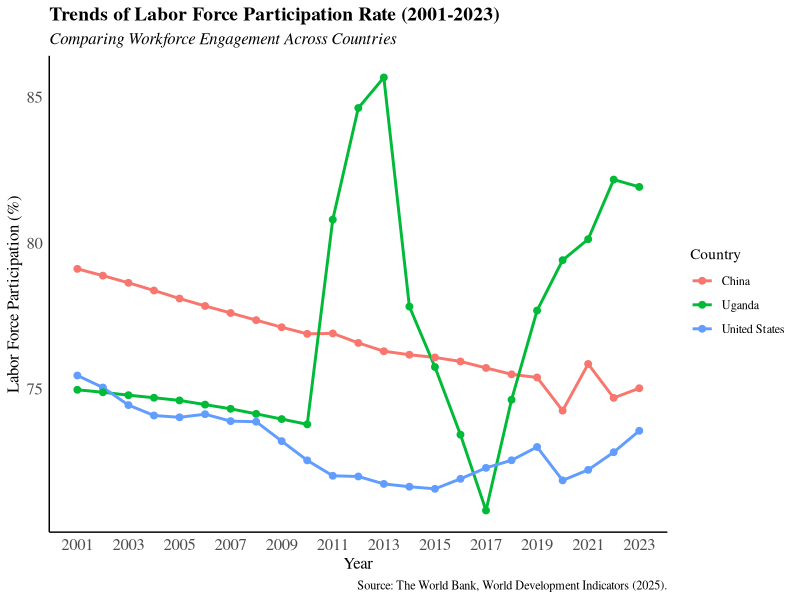
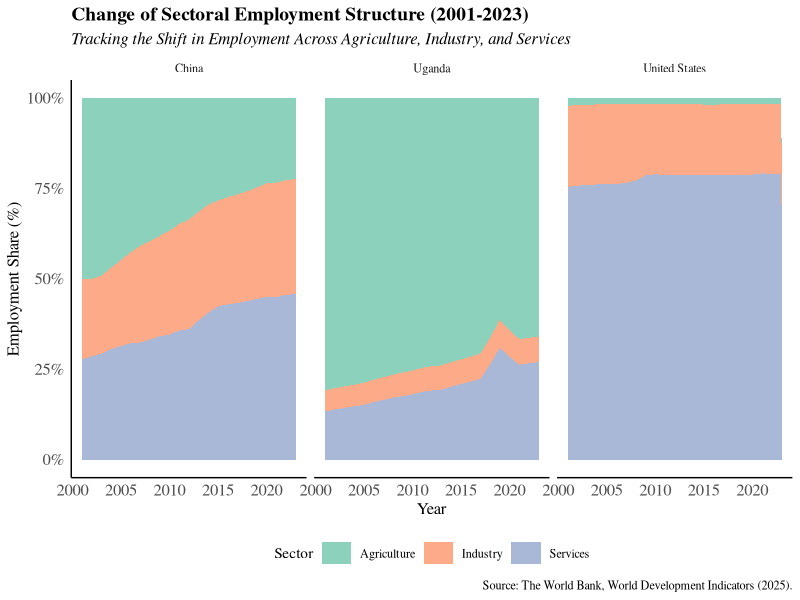
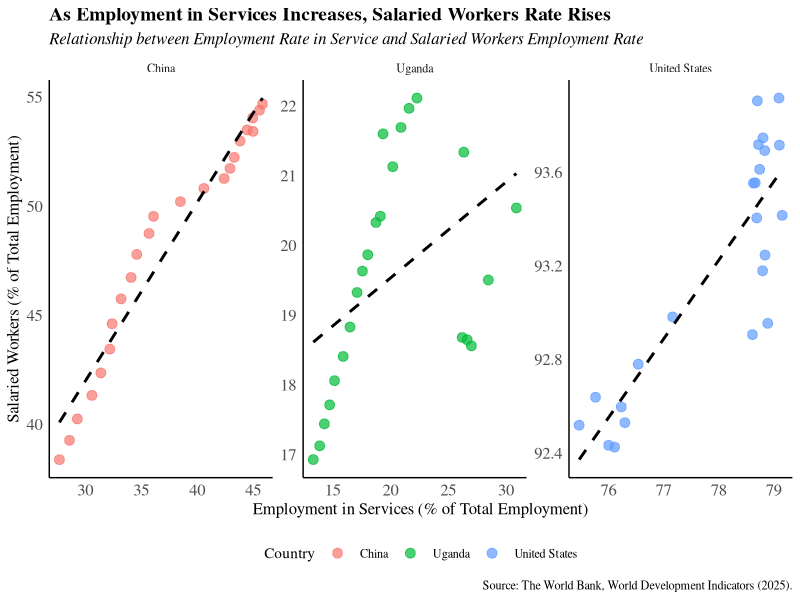
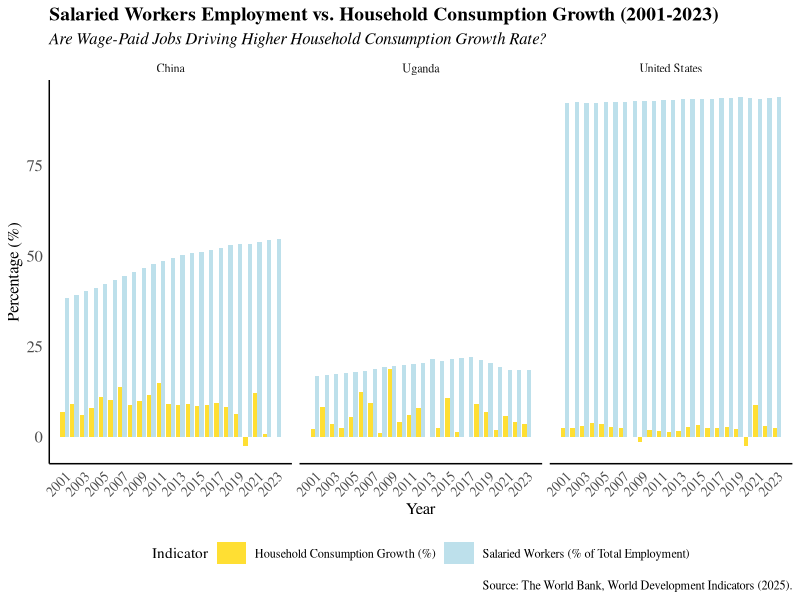

The R script that drew these images, in order:
## ---- chunk 1
# install.packages(c("readxl", "writexl")

library(readxl)
library(writexl)
library(tidyverse)

## ---- chunk 2
data_available_clean <- read_excel("data/available_data.xlsx")

## ---- chunk 3
ggplot(data_available_clean, aes(x = year, group = country_name, color = country_name, linetype = "solid")) +
  geom_line(aes(y = lfpr_total_15_64_milo), size = 1) +
  geom_point(aes(y = lfpr_total_15_64_milo), size = 2) +
  scale_x_continuous(breaks = seq(min(data_available_clean$year), max(data_available_clean$year), by = 2)) +
  labs(
    title = "Trends of Labor Force Participation Rate (2001-2023)",
    subtitle = "Comparing Workforce Engagement Across Countries",
    x = "Year", 
    y = "Labor Force Participation (%)",
    color = "Country",
    caption = "Source: The World Bank, World Development Indicators (2025)."
  ) +
  theme_minimal() +
  theme(
    text = element_text(family = "serif"),
    panel.grid = element_blank(),
    plot.title = element_text(size = 14, face = "bold"),  
    plot.subtitle = element_text(size = 12, face = "italic"),  
    axis.title.x = element_text(size = 12),  
    axis.title.y = element_text(size = 12),  
    axis.text.x = element_text(size = 12),  
    axis.text.y = element_text(size = 12),
    legend.position = "right",
    axis.line = element_line(color="black")
) +
  guides(linetype = "none")
## ---- chunk 4
data_available_clean |>
  mutate(total_employment = empl_agri + empl_industry + empl_services) |>
  pivot_longer(cols = c(empl_agri, empl_industry, empl_services),
               names_to = "sector",
               values_to = "employment_rate") |>
  mutate(employment_share = employment_rate / total_employment * 100) |>
  ggplot(aes(x = year, y = employment_share, fill = sector)) +
  geom_area(alpha = 0.75) + 
  facet_wrap(~ country_name) +
  labs(
    title = "Change of Sectoral Employment Structure (2001-2023)",
    subtitle = "Tracking the Shift in Employment Across Agriculture, Industry, and Services",
    x = "Year", y = "Employment Share (%)",
    fill = "Sector",
    caption = "Source: The World Bank, World Development Indicators (2025)."
  ) +
  scale_fill_manual(values = c("empl_agri" = "#66c2a5", 
                               "empl_industry" = "#fc8d62", 
                               "empl_services" = "#8da0cb"),
                    labels = c("Agriculture", "Industry", "Services")) + 
  scale_y_continuous(labels = scales::percent_format(scale = 1)) +
  theme_minimal() +
  theme(
    text = element_text(family = "serif"),
    panel.grid = element_blank(),
    plot.title = element_text(size = 14, face = "bold"),  
    plot.subtitle = element_text(size = 12, face = "italic"),  
    axis.title.x = element_text(size = 12),  
    axis.title.y = element_text(size = 12),    
    axis.text.x = element_text(size = 12),  
    axis.text.y = element_text(size = 12),
    legend.position = "bottom",
    axis.line = element_line(color = "black"),
    legend.key.width = unit(0.8,"cm")
)
## ---- chunk 5

ggplot(data_available_clean, aes(x = empl_services, y = wage_workers_total, color = country_name)) +
  geom_point(size = 3, alpha = 0.7) + 
  geom_smooth(method = "lm", se = FALSE, linetype = "dashed", color = "black") + 
  facet_wrap(~country_name, scales = "free") +
  labs(
    title = "As Employment in Services Increases, Salaried Workers Rate Rises",
    subtitle = "Relationship between Employment Rate in Service and Salaried Workers Employment Rate",
    x = "Employment in Services (% of Total Employment)", 
    y = "Salaried Workers (% of Total Employment)",
    color = "Country",
    caption = "Source: The World Bank, World Development Indicators (2025)."
  ) +
    theme_minimal() +
  theme(
    text = element_text(family = "serif"),
    panel.grid = element_blank(),
    plot.title = element_text(size = 14, face = "bold"),  
    plot.subtitle = element_text(size = 12, face = "italic"),  
    axis.title.x = element_text(size = 12),  
    axis.title.y = element_text(size = 12),  
    axis.text.x = element_text(size = 12),  
    axis.text.y = element_text(size = 12),
    legend.position = "bottom",
    axis.line = element_line(color = "black"),  
    legend.key.width = unit(0.75,"cm")
)

## ---- chunk 6
data_available_clean |>  
  select(year, country_name, wage_workers_total, households_cons_growth) |>  
  pivot_longer(cols = c(wage_workers_total, households_cons_growth),
               names_to = "Metric",
               values_to = "Value") |>  
  mutate(Metric = recode(Metric,
                         "wage_workers_total" = "Salaried Workers (% of Total Employment)",
                         "households_cons_growth" = "Household Consumption Growth (%)")) |>  
  ggplot(aes(x = year, y = Value, fill = Metric)) +  
  geom_col(position = "dodge", alpha = 0.8) +
  facet_wrap(~country_name) +  
  scale_fill_manual(values = c("Salaried Workers (% of Total Employment)" = "lightblue",
                               "Household Consumption Growth (%)" = "gold")) +
  scale_x_continuous(breaks = seq(2001, 2023, by = 2)) +  
  labs(
    title = "Salaried Workers Employment vs. Household Consumption Growth (2001-2023)",
    subtitle = "Are Wage-Paid Jobs Driving Higher Household Consumption Growth Rate?",
    x = "Year",
    y = "Percentage (%)",
    fill = "Indicator",
    caption = "Source: The World Bank, World Development Indicators (2025)."
  ) +
  theme_minimal() +
  theme(
    text = element_text(family = "serif"),
    panel.grid = element_blank(),
    plot.title = element_text(size = 14, face = "bold"),  
    plot.subtitle = element_text(size = 12, face = "italic"),  
    axis.title.x = element_text(size = 12),  
    axis.title.y = element_text(size = 12),  
    axis.text.x = element_text(size = 10, angle = 45, hjust = 1),  
    axis.text.y = element_text(size = 12),
    legend.position = "bottom",
    axis.line = element_line(color = "black"),  
    legend.key.width = unit(0.8, "cm")
  )


## ---- chunk 7
# Read Original File and Assign it to "data" 

data <- read_excel("data/0_OriginData_World_Development_Indicators.xlsx")

# Pivot longer to convert year columns into a "Year" column

data_long <- data |>
  pivot_longer(
    cols = starts_with("20"), 
    # Select all year columns (2001-2023)
    names_to = "Year",          
    # Move column names to "Year"
    values_to = "Value"
    # Store data values in "Value"
    )        

# Drop NAs contained by these cols

data_long <- data_long |>
  drop_na(`Country Name`, `Country Code`, `Series Code`, `Series Name`)

# Convert Year column to numeric

data_long$Year <- as.numeric(str_extract(data_long$Year, "\\d+"))

# Pivot wider to make Series Name values into separate columns

data_clean <- data_long |>
  select(-"Series Code") |>
  # delete the "Series Code" column
  pivot_wider(names_from = "Series Name", 
              values_from = "Value")

## ---- chunk 8
# Save the data as an Excel file

# write_xlsx(data_clean, "data/1_world_bank_data_clean.xlsx")

## ---- chunk 9
#| code-fold: show

# Define short names for selected variables
data_available <- data_clean |>
  select(
    country_name                = `Country Name`,
    country_code                = `Country Code`,
    year                        = `Year`,
    changes_inventories         = `Changes in inventories (constant LCU)`,
    cfw_female                  = `Contributing family workers, female (% of female employment) (modeled ILO estimate)`,
    cfw_male                    = `Contributing family workers, male (% of male employment) (modeled ILO estimate)`,
    cfw_total                   = `Contributing family workers, total (% of total employment) (modeled ILO estimate)`,
    employers_female            = `Employers, female (% of female employment) (modeled ILO estimate)`,
    employers_male              = `Employers, male (% of male employment) (modeled ILO estimate)`,
    employers_total             = `Employers, total (% of total employment) (modeled ILO estimate)`,
    empl_agri                 = `Employment in agriculture (% of total employment) (modeled ILO estimate)`,
    empl_agri_female          = `Employment in agriculture, female (% of female employment) (modeled ILO estimate)`,
    empl_agri_male            = `Employment in agriculture, male (% of male employment) (modeled ILO estimate)`,
    empl_industry             = `Employment in industry (% of total employment) (modeled ILO estimate)`,
    empl_industry_female      = `Employment in industry, female (% of female employment) (modeled ILO estimate)`,
    empl_industry_male        = `Employment in industry, male (% of male employment) (modeled ILO estimate)`,
    empl_services             = `Employment in services (% of total employment) (modeled ILO estimate)`,
    empl_services_female      = `Employment in services, female (% of female employment) (modeled ILO estimate)`,
    empl_services_male        = `Employment in services, male (% of male employment) (modeled ILO estimate)`,
    emp_pop_15plus_female_milo  = `Employment to population ratio, 15+, female (%) (modeled ILO estimate)`,
    emp_pop_15plus_female_nat   = `Employment to population ratio, 15+, female (%) (national estimate)`,
    emp_pop_15plus_male_milo    = `Employment to population ratio, 15+, male (%) (modeled ILO estimate)`,
    emp_pop_15plus_male_nat     = `Employment to population ratio, 15+, male (%) (national estimate)`,
    emp_pop_15plus_total_milo   = `Employment to population ratio, 15+, total (%) (modeled ILO estimate)`,
    emp_pop_15plus_total_nat    = `Employment to population ratio, 15+, total (%) (national estimate)`,
    emp_pop_15_24_female_milo   = `Employment to population ratio, ages 15-24, female (%) (modeled ILO estimate)`,
    emp_pop_15_24_female_nat    = `Employment to population ratio, ages 15-24, female (%) (national estimate)`,
    emp_pop_15_24_male_milo     = `Employment to population ratio, ages 15-24, male (%) (modeled ILO estimate)`,
    emp_pop_15_24_male_nat      = `Employment to population ratio, ages 15-24, male (%) (national estimate)`,
    emp_pop_15_24_total_milo    = `Employment to population ratio, ages 15-24, total (%) (modeled ILO estimate)`,
    emp_pop_15_24_total_nat     = `Employment to population ratio, ages 15-24, total (%) (national estimate)`,
    exports_growth              = `Exports of goods and services (annual % growth)`,
    exports_const               = `Exports of goods and services (constant LCU)`,
    final_cons_growth           = `Final consumption expenditure (annual % growth)`,
    final_cons_const            = `Final consumption expenditure (constant LCU)`,
    gdp_const                   = `GDP (constant LCU)`,
    gdp_growth                  = `GDP growth (annual %)`,
    gdp_percap_const            = `GDP per capita (constant LCU)`,
    gdp_percap_growth           = `GDP per capita growth (annual %)`,
    gdp_per_person_employed     = `GDP per person employed (constant 2021 PPP $)`,
    gov_final_cons_growth       = `General government final consumption expenditure (annual % growth)`,
    gov_final_cons_const        = `General government final consumption expenditure (constant LCU)`,
    gni_const                   = `GNI (constant LCU)`,
    gni_growth                  = `GNI growth (annual %)`,
    gni_percap_const            = `GNI per capita (constant LCU)`,
    gni_percap_growth           = `GNI per capita growth (annual %)`,
    gov_exp_edu_pct_gdp         = `Government expenditure on education, total (% of GDP)`,
    gov_exp_edu_pct_gov         = `Government expenditure on education, total (% of government expenditure)`,
    gross_capital_growth        = `Gross capital formation (annual % growth)`,
    gross_capital_const         = `Gross capital formation (constant LCU)`,
    gross_fixed_capital_growth  = `Gross fixed capital formation (annual % growth)`,
    gross_fixed_capital_const   = `Gross fixed capital formation (constant LCU)`,
    gross_national_expenditure  = `Gross national expenditure (constant LCU)`,
    households_cons_growth      = `Households and NPISHs Final consumption expenditure (annual % growth)`,
    households_cons_const       = `Households and NPISHs Final consumption expenditure (constant LCU)`,
    households_cons_percap_growth = `Households and NPISHs Final consumption expenditure per capita growth (annual %)`,
    imports_growth              = `Imports of goods and services (annual % growth)`,
    imports_const               = `Imports of goods and services (constant LCU)`,
    lfpr_15_24_female_milo      = `Labor force participation rate for ages 15-24, female (%) (modeled ILO estimate)`,
    lfpr_15_24_female_nat       = `Labor force participation rate for ages 15-24, female (%) (national estimate)`,
    lfpr_15_24_male_milo        = `Labor force participation rate for ages 15-24, male (%) (modeled ILO estimate)`,
    lfpr_15_24_male_nat         = `Labor force participation rate for ages 15-24, male (%) (national estimate)`,
    lfpr_15_24_total_milo       = `Labor force participation rate for ages 15-24, total (%) (modeled ILO estimate)`,
    lfpr_15_24_total_nat        = `Labor force participation rate for ages 15-24, total (%) (national estimate)`,
    lfpr_female_15plus_milo      = `Labor force participation rate, female (% of female population ages 15+) (modeled ILO estimate)`,
    lfpr_female_15plus_nat       = `Labor force participation rate, female (% of female population ages 15+) (national estimate)`,
    lfpr_female_15_64_milo       = `Labor force participation rate, female (% of female population ages 15-64) (modeled ILO estimate)`,
    lfpr_male_15plus_milo        = `Labor force participation rate, male (% of male population ages 15+) (modeled ILO estimate)`,
    lfpr_male_15plus_nat         = `Labor force participation rate, male (% of male population ages 15+) (national estimate)`,
    lfpr_male_15_64_milo         = `Labor force participation rate, male (% of male population ages 15-64) (modeled ILO estimate)`,
    lfpr_total_15plus_milo       = `Labor force participation rate, total (% of total population ages 15+) (modeled ILO estimate)`,
    lfpr_total_15plus_nat        = `Labor force participation rate, total (% of total population ages 15+) (national estimate)`,
    lfpr_total_15_64_milo        = `Labor force participation rate, total (% of total population ages 15-64) (modeled ILO estimate)`,
    lf_adv_edu_total            = `Labor force with advanced education (% of total working-age population with advanced education)`,
    lf_adv_edu_female           = `Labor force with advanced education, female (% of female working-age population with advanced education)`,
    lf_adv_edu_male             = `Labor force with advanced education, male (% of male working-age population with advanced education)`,
    lf_basic_edu_total          = `Labor force with basic education (% of total working-age population with basic education)`,
    lf_basic_edu_female         = `Labor force with basic education, female (% of female working-age population with basic education)`,
    lf_basic_edu_male           = `Labor force with basic education, male (% of male working-age population with basic education)`,
    lf_intermediate_edu_total   = `Labor force with intermediate education (% of total working-age population with intermediate education)`,
    lf_intermediate_edu_female  = `Labor force with intermediate education, female (% of female working-age population with intermediate education)`,
    lf_intermediate_edu_male    = `Labor force with intermediate education, male (% of male working-age population with intermediate education)`,
    labor_female_pct            = `Labor force, female (% of total labor force)`,
    labor_total                 = `Labor force, total`,
    part_time_female            = `Part time employment, female (% of total female employment)`,
    part_time_male              = `Part time employment, male (% of total male employment)`,
    part_time_total             = `Part time employment, total (% of total employment)`,
    ratio_lfpr_female_male_milo = `Ratio of female to male labor force participation rate (%) (modeled ILO estimate)`,
    ratio_lfpr_female_male_nat  = `Ratio of female to male labor force participation rate (%) (national estimate)`,
    self_employed_female        = `Self-employed, female (% of female employment) (modeled ILO estimate)`,
    self_employed_male          = `Self-employed, male (% of male employment) (modeled ILO estimate)`,
    self_employed_total         = `Self-employed, total (% of total employment) (modeled ILO estimate)`,
    youth_not_in_edu_female     = `Share of youth not in education, employment or training, female (% of female youth population)`,
    youth_not_in_edu_male       = `Share of youth not in education, employment or training, male (% of male youth population)`,
    youth_not_in_edu_total      = `Share of youth not in education, employment or training, total (% of youth population)`,
    unemp_adv_edu_total         = `Unemployment with advanced education (% of total labor force with advanced education)`,
    unemp_adv_edu_female        = `Unemployment with advanced education, female (% of female labor force with advanced education)`,
    unemp_adv_edu_male          = `Unemployment with advanced education, male (% of male labor force with advanced education)`,
    unemp_basic_edu_total       = `Unemployment with basic education (% of total labor force with basic education)`,
    unemp_basic_edu_female      = `Unemployment with basic education, female (% of female labor force with basic education)`,
    unemp_basic_edu_male        = `Unemployment with basic education, male (% of male labor force with basic education)`,
    unemp_inter_edu_total       = `Unemployment with intermediate education (% of total labor force with intermediate education)`,
    unemp_inter_edu_female      = `Unemployment with intermediate education, female (% of female labor force with intermediate education)`,
    unemp_inter_edu_male        = `Unemployment with intermediate education, male (% of male labor force with intermediate education)`,
    unemp_female_milo           = `Unemployment, female (% of female labor force) (modeled ILO estimate)`,
    unemp_female_nat            = `Unemployment, female (% of female labor force) (national estimate)`,
    unemp_male_milo             = `Unemployment, male (% of male labor force) (modeled ILO estimate)`,
    unemp_male_nat              = `Unemployment, male (% of male labor force) (national estimate)`,
    unemp_total_milo            = `Unemployment, total (% of total labor force) (modeled ILO estimate)`,
    unemp_total_nat             = `Unemployment, total (% of total labor force) (national estimate)`,
    unemp_youth_female_milo     = `Unemployment, youth female (% of female labor force ages 15-24) (modeled ILO estimate)`,
    unemp_youth_female_nat      = `Unemployment, youth female (% of female labor force ages 15-24) (national estimate)`,
    unemp_youth_male_milo       = `Unemployment, youth male (% of male labor force ages 15-24) (modeled ILO estimate)`,
    unemp_youth_male_nat        = `Unemployment, youth male (% of male labor force ages 15-24) (national estimate)`,
    unemp_youth_total_milo      = `Unemployment, youth total (% of total labor force ages 15-24) (modeled ILO estimate)`,
    unemp_youth_total_nat       = `Unemployment, youth total (% of total labor force ages 15-24) (national estimate)`,
    vulnerable_emp_female       = `Vulnerable employment, female (% of female employment) (modeled ILO estimate)`,
    vulnerable_emp_male         = `Vulnerable employment, male (% of male employment) (modeled ILO estimate)`,
    vulnerable_emp_total        = `Vulnerable employment, total (% of total employment) (modeled ILO estimate)`,
    wage_workers_female         = `Wage and salaried workers, female (% of female employment) (modeled ILO estimate)`,
    wage_workers_male           = `Wage and salaried workers, male (% of male employment) (modeled ILO estimate)`,
    wage_workers_total          = `Wage and salaried workers, total (% of total employment) (modeled ILO estimate)`
  )

## ---- chunk 10
# Mutate the chr into numeric

data_available_clean <- data_available |> 
  mutate(across(-c(country_name, country_code, year), as.numeric))
  # cut out the first three columns and transfer the rest


# Save final data set as Excel file to analyze

# write_xlsx(data_available_clean, "data/available_data.xlsx")


## ---- chunk 11
#| code-fold: show

codebook <- tribble(
  ~new_variable,                    ~original_variable,                                                    
  "country_name",                   "Country Name",
  "country_code",                   "Country Code",
  "year",                           "Year",
  "changes_inventories",            "Changes in inventories (constant LCU)",
  "cfw_female",                     "Contributing family workers, female (% of female employment) (modeled ILO estimate)",
  "cfw_male",                       "Contributing family workers, male (% of male employment) (modeled ILO estimate)",
  "cfw_total",                      "Contributing family workers, total (% of total employment) (modeled ILO estimate)",
  "employers_female",               "Employers, female (% of female employment) (modeled ILO estimate)",
  "employers_male",                 "Employers, male (% of male employment) (modeled ILO estimate)",
  "employers_total",                "Employers, total (% of total employment) (modeled ILO estimate)",
  "empl_agri",                      "Employment in agriculture (% of total employment) (modeled ILO estimate)",
  "empl_agri_female",               "Employment in agriculture, female (% of female employment) (modeled ILO estimate)",
  "empl_agri_male",                 "Employment in agriculture, male (% of male employment) (modeled ILO estimate)",
  "empl_industry",                  "Employment in industry (% of total employment) (modeled ILO estimate)",
  "empl_industry_female",           "Employment in industry, female (% of female employment) (modeled ILO estimate)",
  "empl_industry_male",             "Employment in industry, male (% of male employment) (modeled ILO estimate)",
  "empl_services",                  "Employment in services (% of total employment) (modeled ILO estimate)",
  "empl_services_female",           "Employment in services, female (% of female employment) (modeled ILO estimate)",
  "empl_services_male",             "Employment in services, male (% of male employment) (modeled ILO estimate)",
  "emp_pop_15plus_female_milo",     "Employment to population ratio, 15+, female (%) (modeled ILO estimate)",
  "emp_pop_15plus_female_nat",      "Employment to population ratio, 15+, female (%) (national estimate)",
  "emp_pop_15plus_male_milo",       "Employment to population ratio, 15+, male (%) (modeled ILO estimate)",
  "emp_pop_15plus_male_nat",        "Employment to population ratio, 15+, male (%) (national estimate)",
  "emp_pop_15plus_total_milo",      "Employment to population ratio, 15+, total (%) (modeled ILO estimate)",
  "emp_pop_15plus_total_nat",       "Employment to population ratio, 15+, total (%) (national estimate)",
  "emp_pop_15_24_female_milo",      "Employment to population ratio, ages 15-24, female (%) (modeled ILO estimate)",
  "emp_pop_15_24_female_nat",       "Employment to population ratio, ages 15-24, female (%) (national estimate)",
  "emp_pop_15_24_male_milo",        "Employment to population ratio, ages 15-24, male (%) (modeled ILO estimate)",
  "emp_pop_15_24_male_nat",         "Employment to population ratio, ages 15-24, male (%) (national estimate)",
  "emp_pop_15_24_total_milo",       "Employment to population ratio, ages 15-24, total (%) (modeled ILO estimate)",
  "emp_pop_15_24_total_nat",        "Employment to population ratio, ages 15-24, total (%) (national estimate)",
  "exports_growth",                 "Exports of goods and services (annual % growth)",
  "exports_const",                  "Exports of goods and services (constant LCU)",
  "final_cons_growth",              "Final consumption expenditure (annual % growth)",
  "final_cons_const",               "Final consumption expenditure (constant LCU)",
  "gdp_const",                      "GDP (constant LCU)",
  "gdp_growth",                     "GDP growth (annual %)",
  "gdp_percap_const",               "GDP per capita (constant LCU)",
  "gdp_percap_growth",              "GDP per capita growth (annual %)",
  "gdp_per_person_employed",        "GDP per person employed (constant 2021 PPP $)",
  "gov_final_cons_growth",          "General government final consumption expenditure (annual % growth)",
  "gov_final_cons_const",           "General government final consumption expenditure (constant LCU)",
  "gni_const",                      "GNI (constant LCU)",
  "gni_growth",                     "GNI growth (annual %)",
  "gni_percap_const",               "GNI per capita (constant LCU)",
  "gni_percap_growth",              "GNI per capita growth (annual %)",
  "gov_exp_edu_pct_gdp",            "Government expenditure on education, total (% of GDP)",
  "gov_exp_edu_pct_gov",            "Government expenditure on education, total (% of government expenditure)",
  "gross_capital_growth",           "Gross capital formation (annual % growth)",
  "gross_capital_const",            "Gross capital formation (constant LCU)",
  "gross_fixed_capital_growth",     "Gross fixed capital formation (annual % growth)",
  "gross_fixed_capital_const",      "Gross fixed capital formation (constant LCU)",
  "gross_national_expenditure",     "Gross national expenditure (constant LCU)",
  "households_cons_growth",         "Households and NPISHs Final consumption expenditure (annual % growth)",
  "households_cons_const",          "Households and NPISHs Final consumption expenditure (constant LCU)",
  "households_cons_percap_growth",  "Households and NPISHs Final consumption expenditure per capita growth (annual %)",
  "imports_growth",                 "Imports of goods and services (annual % growth)",
  "imports_const",                  "Imports of goods and services (constant LCU)",
  "lfpr_15_24_female_milo",         "Labor force participation rate for ages 15-24, female (%) (modeled ILO estimate)",
  "lfpr_15_24_female_nat",          "Labor force participation rate for ages 15-24, female (%) (national estimate)",
  "lfpr_15_24_male_milo",           "Labor force participation rate for ages 15-24, male (%) (modeled ILO estimate)",
  "lfpr_15_24_male_nat",            "Labor force participation rate for ages 15-24, male (%) (national estimate)",
  "lfpr_15_24_total_milo",          "Labor force participation rate for ages 15-24, total (%) (modeled ILO estimate)",
  "lfpr_15_24_total_nat",           "Labor force participation rate for ages 15-24, total (%) (national estimate)",
  "lfpr_female_15plus_milo",        "Labor force participation rate, female (% of female population ages 15+) (modeled ILO estimate)",
  "lfpr_female_15plus_nat",         "Labor force participation rate, female (% of female population ages 15+) (national estimate)",
  "lfpr_female_15_64_milo",         "Labor force participation rate, female (% of female population ages 15-64) (modeled ILO estimate)",
  "lfpr_male_15plus_milo",          "Labor force participation rate, male (% of male population ages 15+) (modeled ILO estimate)",
  "lfpr_male_15plus_nat",           "Labor force participation rate, male (% of male population ages 15+) (national estimate)",
  "lfpr_male_15_64_milo",           "Labor force participation rate, male (% of male population ages 15-64) (modeled ILO estimate)",
  "lfpr_total_15plus_milo",         "Labor force participation rate, total (% of total population ages 15+) (modeled ILO estimate)",
  "lfpr_total_15plus_nat",          "Labor force participation rate, total (% of total population ages 15+) (national estimate)",
  "lfpr_total_15_64_milo",          "Labor force participation rate, total (% of total population ages 15-64) (modeled ILO estimate)",
  "lf_adv_edu_total",               "Labor force with advanced education (% of total working-age population with advanced education)",
  "lf_adv_edu_female",              "Labor force with advanced education, female (% of female working-age population with advanced education)",
  "lf_adv_edu_male",                "Labor force with advanced education, male (% of male working-age population with advanced education)",
  "lf_basic_edu_total",             "Labor force with basic education (% of total working-age population with basic education)",
  "lf_basic_edu_female",            "Labor force with basic education, female (% of female working-age population with basic education)",
  "lf_basic_edu_male",              "Labor force with basic education, male (% of male working-age population with basic education)",
  "lf_intermediate_edu_total",      "Labor force with intermediate education (% of total working-age population with intermediate education)",
  "lf_intermediate_edu_female",     "Labor force with intermediate education, female (% of female working-age population with intermediate education)",
  "lf_intermediate_edu_male",       "Labor force with intermediate education, male (% of male working-age population with intermediate education)",
  "labor_female_pct",               "Labor force, female (% of total labor force)",
  "labor_total",                    "Labor force, total",
  "part_time_female",               "Part time employment, female (% of total female employment)",
  "part_time_male",                 "Part time employment, male (% of total male employment)",
  "part_time_total",                "Part time employment, total (% of total employment)",
  "ratio_lfpr_female_male_milo",     "Ratio of female to male labor force participation rate (%) (modeled ILO estimate)",
  "ratio_lfpr_female_male_nat",      "Ratio of female to male labor force participation rate (%) (national estimate)",
  "self_employed_female",           "Self-employed, female (% of female employment) (modeled ILO estimate)",
  "self_employed_male",             "Self-employed, male (% of male employment) (modeled ILO estimate)",
  "self_employed_total",            "Self-employed, total (% of total employment) (modeled ILO estimate)",
  "youth_not_in_edu_female",        "Share of youth not in education, employment or training, female (% of female youth population)",
  "youth_not_in_edu_male",          "Share of youth not in education, employment or training, male (% of male youth population)",
  "youth_not_in_edu_total",         "Share of youth not in education, employment or training, total (% of youth population)",
  "unemp_adv_edu_total",            "Unemployment with advanced education (% of total labor force with advanced education)",
  "unemp_adv_edu_female",           "Unemployment with advanced education, female (% of female labor force with advanced education)",
  "unemp_adv_edu_male",             "Unemployment with advanced education, male (% of male labor force with advanced education)",
  "unemp_basic_edu_total",          "Unemployment with basic education (% of total labor force with basic education)",
  "unemp_basic_edu_female",         "Unemployment with basic education, female (% of female labor force with basic education)",
  "unemp_basic_edu_male",           "Unemployment with basic education, male (% of male labor force with basic education)",
  "unemp_inter_edu_total",          "Unemployment with intermediate education (% of total labor force with intermediate education)",
  "unemp_inter_edu_female",         "Unemployment with intermediate education, female (% of female labor force with intermediate education)",
  "unemp_inter_edu_male",           "Unemployment with intermediate education, male (% of male labor force with intermediate education)",
  "unemp_female_milo",              "Unemployment, female (% of female labor force) (modeled ILO estimate)",
  "unemp_female_nat",               "Unemployment, female (% of female labor force) (national estimate)",
  "unemp_male_milo",                "Unemployment, male (% of male labor force) (modeled ILO estimate)",
  "unemp_male_nat",                 "Unemployment, male (% of male labor force) (national estimate)",
  "unemp_total_milo",               "Unemployment, total (% of total labor force) (modeled ILO estimate)",
  "unemp_total_nat",                "Unemployment, total (% of total labor force) (national estimate)",
  "unemp_youth_female_milo",        "Unemployment, youth female (% of female labor force ages 15-24) (modeled ILO estimate)",
  "unemp_youth_female_nat",         "Unemployment, youth female (% of female labor force ages 15-24) (national estimate)",
  "unemp_youth_male_milo",          "Unemployment, youth male (% of male labor force ages 15-24) (modeled ILO estimate)",
  "unemp_youth_male_nat",           "Unemployment, youth male (% of male labor force ages 15-24) (national estimate)",
  "unemp_youth_total_milo",         "Unemployment, youth total (% of total labor force ages 15-24) (modeled ILO estimate)",
  "unemp_youth_total_nat",          "Unemployment, youth total (% of total labor force ages 15-24) (national estimate)",
  "vulnerable_emp_female",          "Vulnerable employment, female (% of female employment) (modeled ILO estimate)",
  "vulnerable_emp_male",            "Vulnerable employment, male (% of male employment) (modeled ILO estimate)",
  "vulnerable_emp_total",           "Vulnerable employment, total (% of total employment) (modeled ILO estimate)",
  "wage_workers_female",            "Wage and salaried workers, female (% of female employment) (modeled ILO estimate)",
  "wage_workers_male",              "Wage and salaried workers, male (% of male employment) (modeled ILO estimate)",
  "wage_workers_total",             "Wage and salaried workers, total (% of total employment) (modeled ILO estimate)",
)


# Write the updated codebook to an Excel file

# write_xlsx(codebook, "data/3_codebook_availabledata.xlsx")
